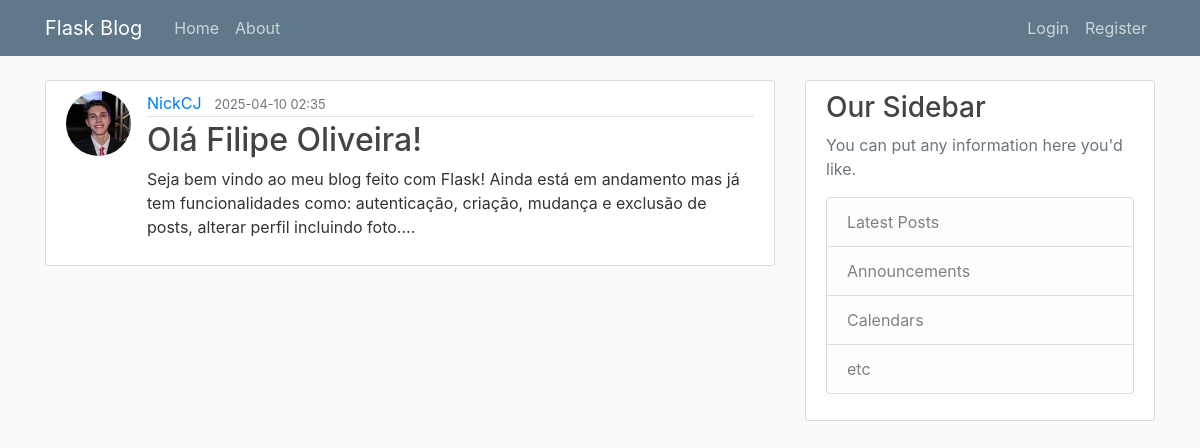
The app's page /post/4 with its own data.
### models.py (models this page shows, shortened)
class User(db.Model, UserMixin):
    id = db.Column(db.Integer, primary_key=True)
    username = db.Column(db.String(20), unique=True, nullable=False)
    email = db.Column(db.String(120), unique=True, nullable=False)
    image_file = db.Column(db.String(20), nullable=False, default='default.png')
    password = db.Column(db.String(60), nullable=False)
    posts = db.relationship('Post', backref='author', lazy=True)

class Post(db.Model):
    id = db.Column(db.Integer, primary_key=True)
    title = db.Column(db.String(100), nullable=False)
    date_posted = db.Column(db.DateTime, nullable=False, default=lambda: datetime.now(timezone.utc))
    content = db.Column(db.Text, nullable=False)
    user_id = db.Column(db.Integer, db.ForeignKey('user.id'), nullable=False)

### routes/blog_routes.py (the view)
@routes.route("/post/<int:post_id>")
def post(post_id):
    post = Post.query.get_or_404(post_id)
    return render_template('post.html', title=post.title, post=post)

### templates/post.html (shortened to what this page needs)
{% extends "layout.html" %}
{% block content %}
        <article class="media content-section">
            <img class="rounded-circle article-img" src="{{ url_for('static', filename='profile_pics/' + post.author.image_file) }}">
            <div class="media-body">
            <div class="article-metadata">
                <a class="mr-2" href="#">{{ post.author.username }}</a>
                <small class="text-muted">{{ post.date_posted.strftime('%Y-%m-%d %H:%M') }}</small>
            </div>
            <h2 class="article-title">{{ post.title }}</h2>
            <p class="article-content">{{ post.content }}</p>
            </div>
        </article>
{% endblock content %}

### static/main.css (style rules this page uses)
body { background: #fafafa; color: #333333; margin-top: 5rem; }
h1, h2, h3, h4, h5, h6 { color: #444444; }
.content-section { background: #ffffff; padding: 10px 20px; border: 1px solid #dddddd; border-radius: 3px; margin-bottom: 20px; }
.article-title { color: #444444; }
.article-content { white-space: pre-line; }
.article-img { height: 65px; width: 65px; margin-right: 16px; }
.article-metadata { padding-bottom: 1px; margin-bottom: 4px; border-bottom: 1px solid #e3e3e3 }

### records on screen
User: image_file (picture), author.username "NickCJ"
Post: date_posted "2025-04-10 02:35", title "Olá Filipe Oliveira!", content "Seja bem vindo ao meu blog feito com Flask! Ainda está em andamento mas já tem funcionalidades como: autenticação, criação, mudança e exclusão de posts, alterar perfil incluindo foto...."
